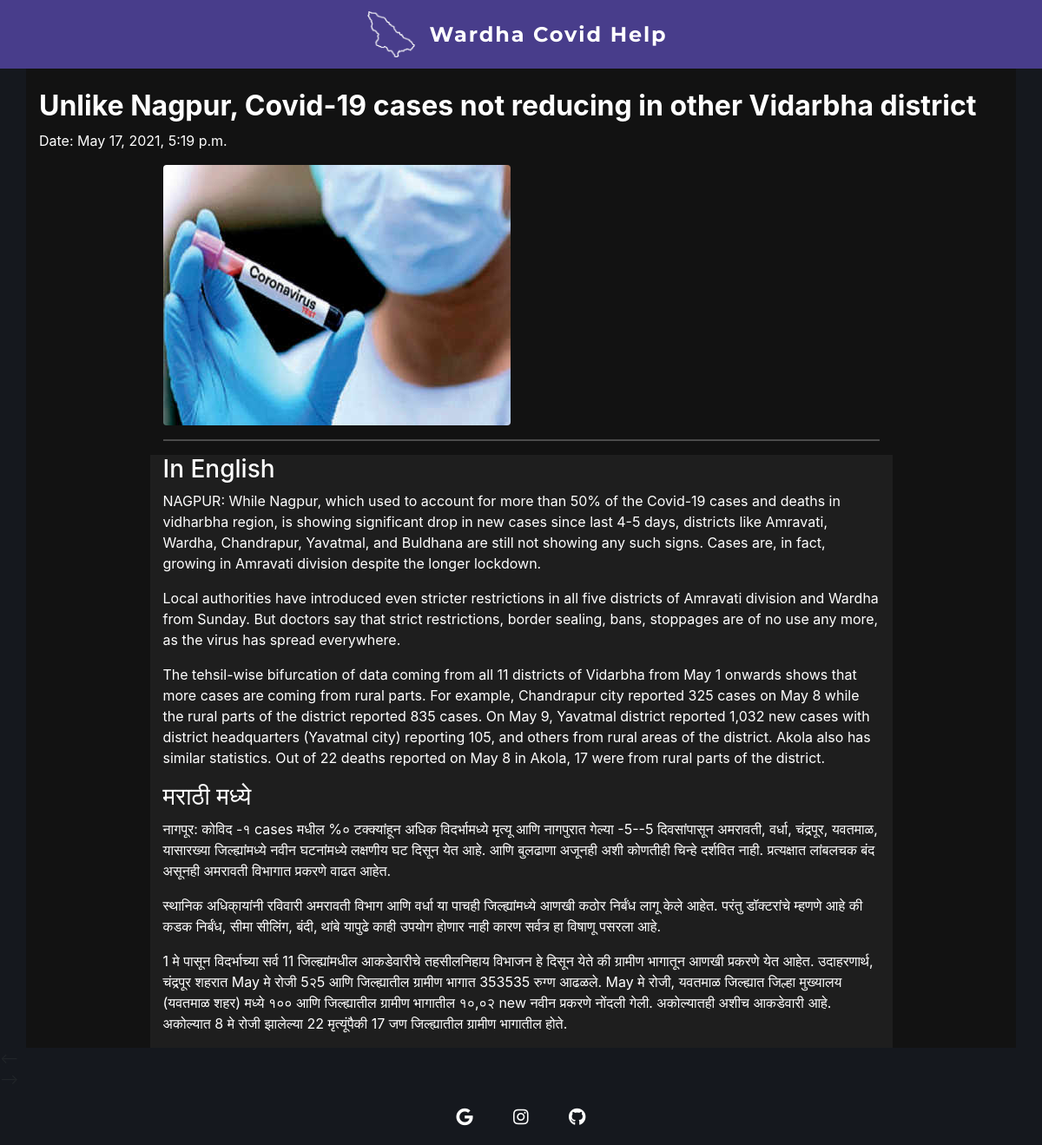
Page /News/2/ on the committed database.
### wardhacovidhelpapp/models.py (models this page shows, shortened)
class CovidNewsPost(models.Model):
    Title = models.CharField(max_length=300,null=True)
    Short_Discription = models.TextField(null=True)
    News_Image = models.ImageField(upload_to = 'newsimages')
    Paragraph_1 = models.TextField(null=True,blank=True)
    Paragraph_2 = models.TextField(null=True,blank=True)
    Paragraph_3 = models.TextField(null=True,blank=True)
    Paragraph_4 = models.TextField(null=True,blank=True)
    Paragraph_5 = models.TextField(null=True,blank=True)
    Paragraph_6 = models.TextField(null=True,blank=True)
    Paragraph_7 = models.TextField(null=True,blank=True)
    Paragraph_8 = models.TextField(null=True,blank=True)
    Paragraph_9 = models.TextField(null=True,blank=True)
    Paragraph_10 = models.TextField(null=True,blank=True)
    Date_Created = models.DateTimeField(auto_now_add=True,auto_now=False)

### wardhacovidhelpapp/views.py (the view)
# urls.py: path("News/<int:id>/",views.detail_view_news,name='detailview_name'),
def detail_view_news(request,id):
    newsdata = CovidNewsPost.objects.get(id=id)
    content = {
        "newsdetails":newsdata
    }
    return render(request,"wardhacovidhelpapp/detailview.html",content)

### wardhacovidhelpapp/templates/wardhacovidhelpapp/detailview.html (shortened to what this page needs)
{% extends 'wardhacovidhelpapp/base.html' %}
{% load static %}
{% block content%}
<div class="container" style="background-color: #121212; color:white;">
    <br>
    <h2><strong>{{newsdetails.Title}}</strong></h2>
    <p>Date: {{newsdetails.Date_Created}}</p>
    <div class="row align-self-center">
        <div class="col-sm-9 mx-auto">
            <img src="{%static 'images/'%}{{newsdetails.News_Image}}" class="img-fluid rounded" alt="Sample image">
            <hr>
        </div>
    </div>
    <div class="row align-self-center" >
        <div class="col-sm-9 mx-auto"style="background-color: #1e1e1e; color: white;">
            <h3>In English</h3>
            <p class="dark-grey-text">{{newsdetails.Short_Discription}}</p>
            <p class="dark-grey-text">{{newsdetails.Paragraph_1}}</p>
            <p class="dark-grey-text">{{newsdetails.Paragraph_2}}</p>
            <h3>मराठी मध्ये</h3>
            <p class="dark-grey-text">{{newsdetails.Paragraph_6}}</p>
            <p class="dark-grey-text">{{newsdetails.Paragraph_7}}</p>
            <p class="dark-grey-text">{{newsdetails.Paragraph_8}}</p>
        </div>
    </div>
</div>
{% endblock %}

### rows in the picture
CovidNewsPost: Title "Unlike Nagpur, Covid-19 cases not reducing in other Vidarbha district", Date_Created "May 17, 2021, 5:19 p.m.", News_Image (picture), Short_Discription "NAGPUR: While Nagpur, which used to account for more than 50% of the Covid-19 cases and deaths in vidharbha region, is showing significant drop in new cases since last 4-5 days, districts like Amravati, Wardha, Chandrapur, Yavatmal, and Buldhana are still not showing any such signs. Cases are, in fact, growing in Amravati division despite the longer lockdown.", Paragraph_1 "Local authorities have introduced even stricter restrictions in all five districts of Amravati division and Wardha from Sunday. But doctors say that strict restrictions, border sealing, bans, stoppages are of no use any more, as the virus has spread everywhere.", Paragraph_2 "The tehsil-wise bifurcation of data coming from all 11 districts of Vidarbha from May 1 onwards shows that more cases are coming from rural parts. For example, Chandrapur city reported 325 cases on May 8 while the rural parts of the district reported 835 cases. On May 9, Yavatmal district reported 1,032 new cases with district headquarters (Yavatmal city) reporting 105, and others from rural areas of the district. Akola also has similar statistics. Out of 22 deaths reported on May 8 in Akola, 17 were from rural parts of the district.", Paragraph_6 "नागपूर: कोविद -१ cases मधील %० टक्क्यांहून अधिक विदर्भामध्ये मृत्यू आणि नागपुरात गेल्या -5--5 दिवसांपासून अमरावती, वर्धा, चंद्रपूर, यवतमाळ, यासारख्या जिल्ह्यांमध्ये नवीन घटनांमध्ये लक्षणीय घट दिसून येत आहे. आणि बुलढाणा अजूनही अशी कोणतीही चिन्हे दर्शवित नाही. प्रत्यक्षात लांबलचक बंद असूनही अमरावती विभागात प्रकरणे वाढत आहेत.", Paragraph_7 "स्थानिक अधिका्यांनी रविवारी अमरावती विभाग आणि वर्धा या पाचही जिल्ह्यांमध्ये आणखी कठोर निर्बंध लागू केले आहेत. परंतु डॉक्टरांचे म्हणणे आहे की कडक निर्बंध, सीमा सीलिंग, बंदी, थांबे यापुढे काही उपयोग होणार नाही कारण सर्वत्र हा विषाणू पसरला आहे.", Paragraph_8 "1 मे पासून विदर्भाच्या सर्व 11 जिल्ह्यांमधील आकडेवारीचे तहसीलनिहाय विभाजन हे दिसून येते की ग्रामीण भागातून आणखी प्रकरणे येत आहेत. उदाहरणार्थ, चंद्रपूर शहरात May मे रोजी 5२5 आणि जिल्ह्यातील ग्रामीण भागात 353535 रुग्ण आढळले. May मे रोजी, यवतमाळ जिल्ह्यात जिल्हा मुख्यालय (यवतमाळ शहर) मध्ये १०० आणि जिल्ह्यातील ग्रामीण भागातील १०,०२ new नवीन प्रकरणे नोंदली गेली. अकोल्यातही अशीच आकडेवारी आहे. अकोल्यात 8 मे रोजी झालेल्या 22 मृत्यूंपैकी 17 जण जिल्ह्यातील ग्रामीण भागातील होते."
